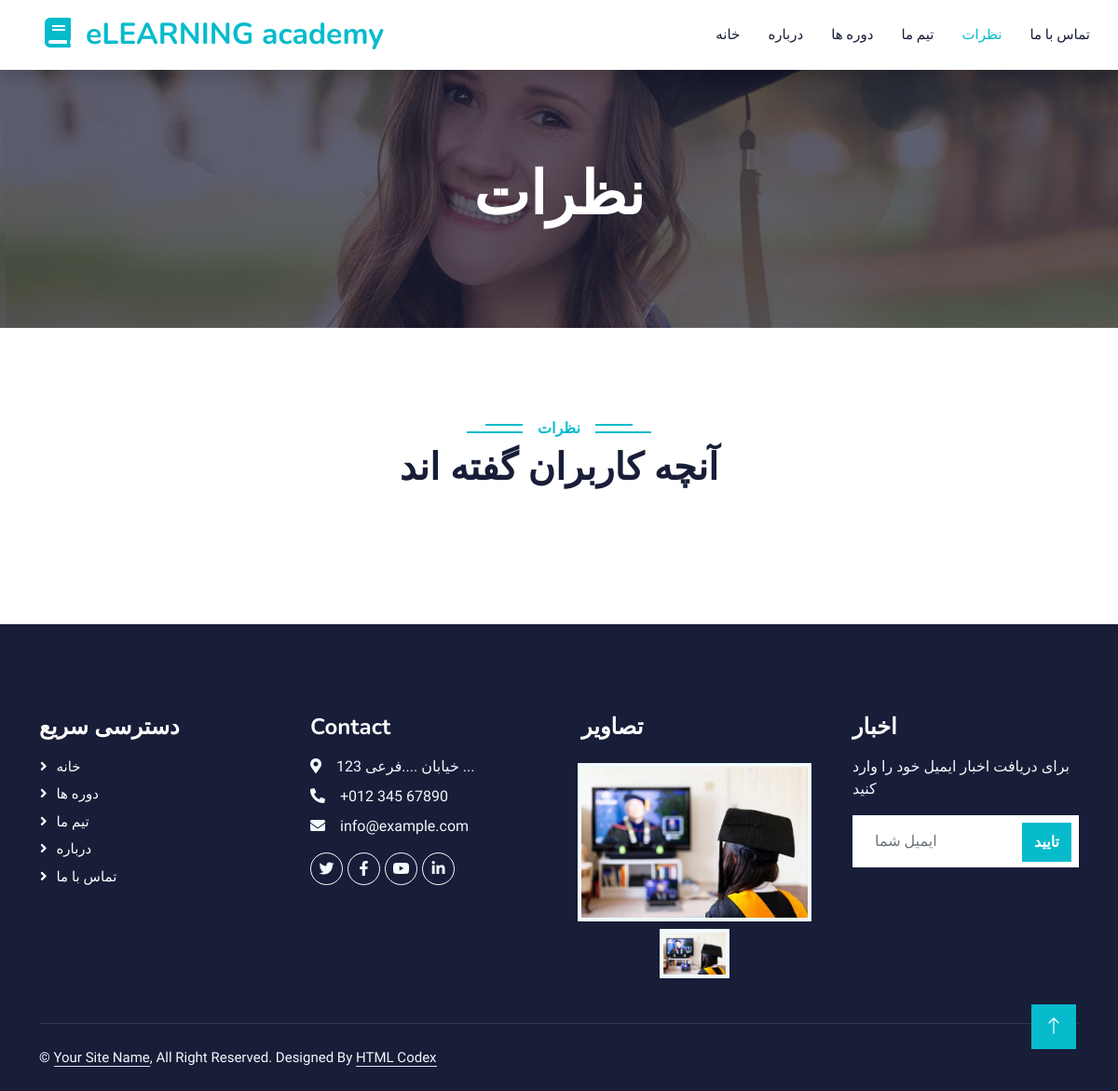
The app's page /academy/testimonial/, older data.
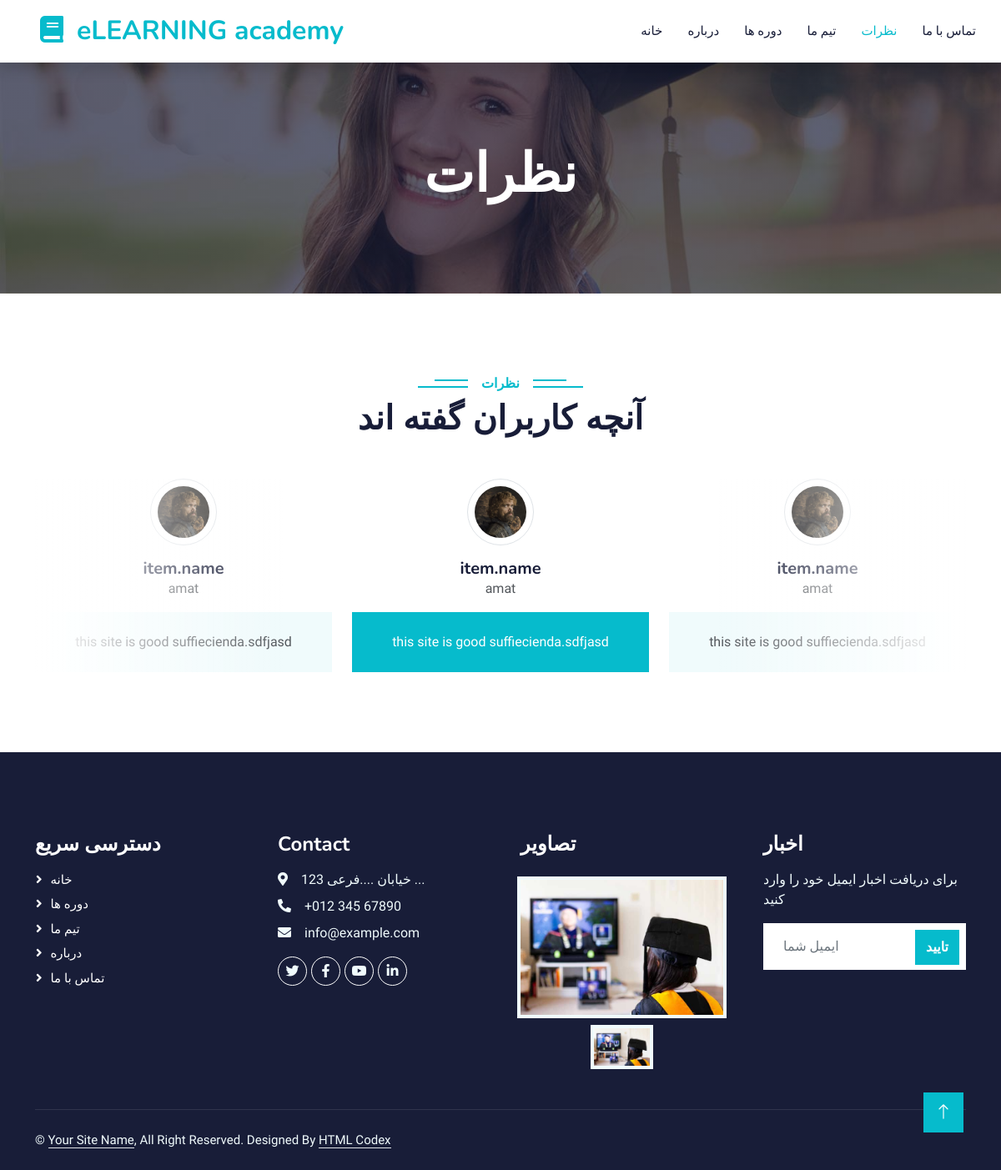
The same page, newer data.
### test_app/models.py (models this page shows)
class message(models.Model):
    name = models.CharField(max_length=200, verbose_name='name')
    level = models.CharField(max_length=200, verbose_name='level')
    picture = models.ImageField(upload_to='message_pic' ,verbose_name='picture')
    message = models.TextField(verbose_name='message')

### test_app/views.py (the view, shortened to what this page needs)
# urls.py: path('testimonial/', TestimonialView.as_view(), name='testimonial'),
class TestimonialView(View):
    def get(self, request):
        categories = models.categories.objects.all()
        courses = models.Course.objects.all()
        lecturer = models.lecturer.objects.all()
        messages = models.message.objects.all()
        datas = {
            'page_name' : 'testimonial',
            'categories' : categories ,
            'courses': courses ,
            'lecturers' : lecturer ,
            'messages' : messages   ,
        }
        return render(request, 'test_app/testimonial.html',datas)

### test_app/templates/test_app/testimonial.html (shortened to what this page needs)
{% extends 'test_app/base.html' %}
{% load static %}
{% block body %}
    <div class="container-fluid bg-primary py-5 mb-5 page-header">
        <div class="container py-5">
            <div class="row justify-content-center">
                <div class="col-lg-10 text-center">
                    <h1 class="display-3 text-white animated slideInDown">نظرات</h1>
                </div>
            </div>
        </div>
    </div>
    <div class="container-xxl py-5 wow fadeInUp" data-wow-delay="0.1s">
        <div class="container">
            <div class="text-center">
                <h6 class="section-title bg-white text-center text-primary px-3">نظرات</h6>
                <h1 class="mb-5"> آنچه کاربران گفته اند</h1>
            </div>
            <div class="owl-carousel testimonial-carousel position-relative">
        {%  for item in messages  %}
                <div class="testimonial-item text-center">
                    <img class="border rounded-circle p-2 mx-auto mb-3" src="{{item.picture.url}}" style="width: 80px; height: 80px;">
                    <h5 class="mb-0"> item.name</h5>
                    <p>{{item.level}}</p>
                    <div class="testimonial-text bg-light text-center p-4">
                        <p class="mb-0">{{item.message}}</p>
                    </div>
                </div>
        {%endfor%}
            </div>
        </div>
    </div>
{% endblock body  %}

Row changes from the older to the newer data that the page shows:
added message: picture (picture), level "amat", message "this site is good suffiecienda.sdfjasd"
